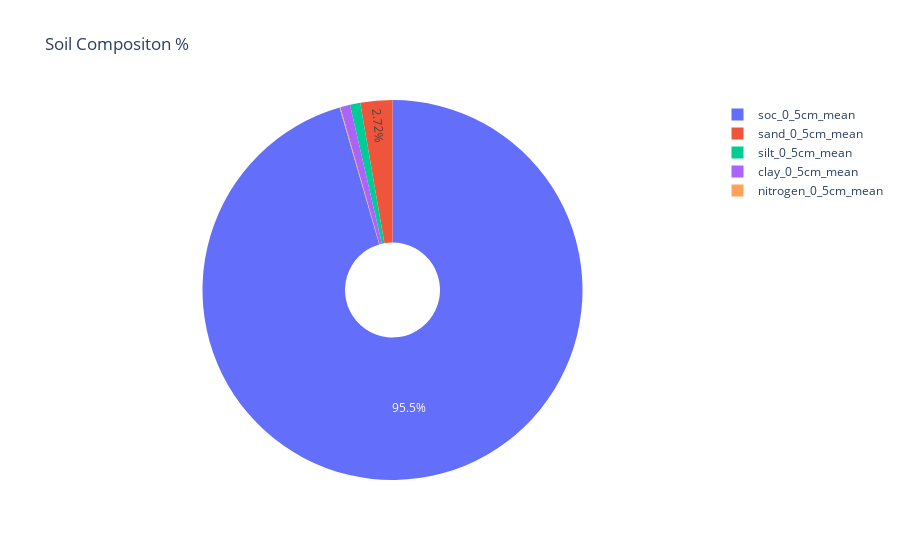

The notebook cell this image was saved under:
### Code cell
fig = px.pie(
    x,
    values='value',
    names='variable',
    title='Soil Compositon %',
    hole=.25)
fig.update_traces(textposition='inside')
fig.update_layout(uniformtext_minsize=12, uniformtext_mode='hide')
fig.show()
# fig.show()

### Figure 1 — Plotly figure (JSON) as saved in the notebook; plotly's stock layout.template omitted (floating-point values rounded to 4 significant figures)
{"data": [{"domain": {"x": [0, 1], "y": [0, 1]}, "hole": 0.25, "hovertemplate": "variable=%{label}<br>value=%{value}<extra></extra>", "labels": ["clay_0_5cm_mean", "silt_0_5cm_mean", "sand_0_5cm_mean", "soc_0_5cm_mean", "nitrogen_0_5cm_mean"], "legendgroup": "", "name": "", "showlegend": true, "textposition": "inside", "type": "pie", "values": [189, 198, 615, 21600, 14.44]}], "layout": {"legend": {"tracegroupgap": 0}, "title": {"text": "Soil Compositon %"}, "uniformtext": {"minsize": 12, "mode": "hide"}}}
